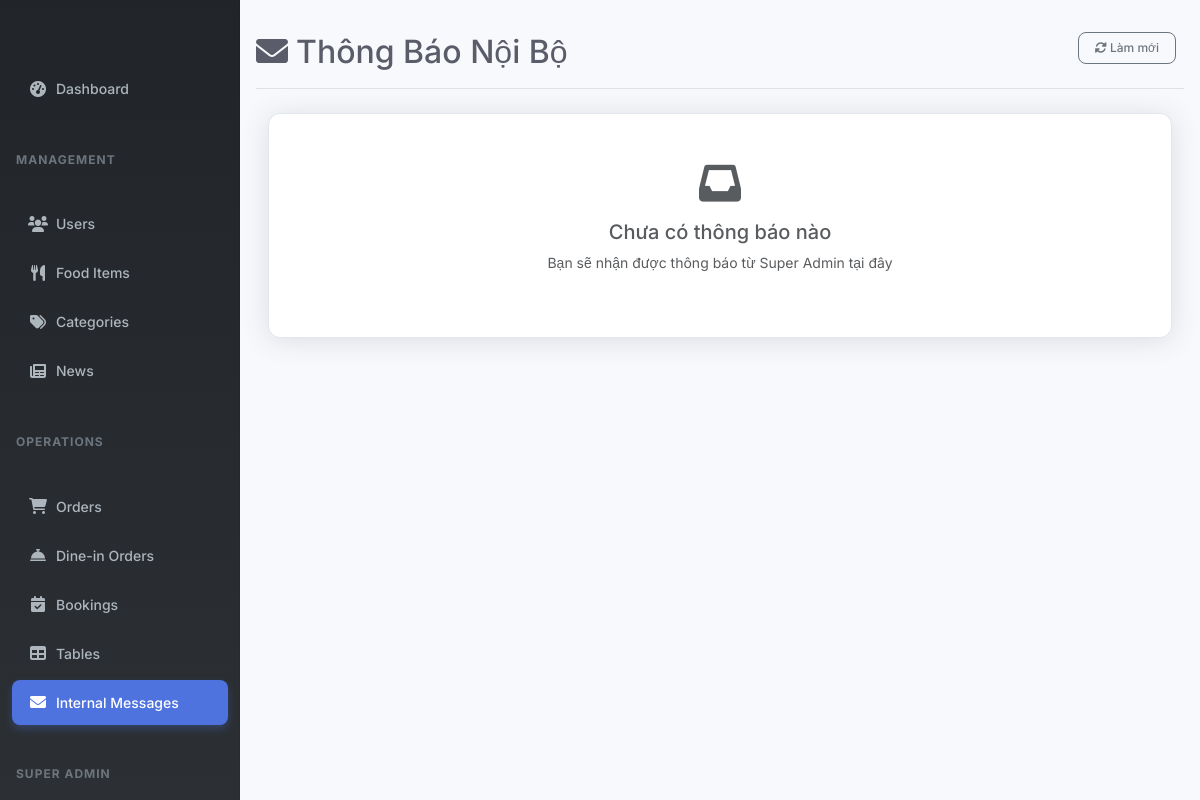
Page /admin/internal-messages (signed in) on the earlier database version.
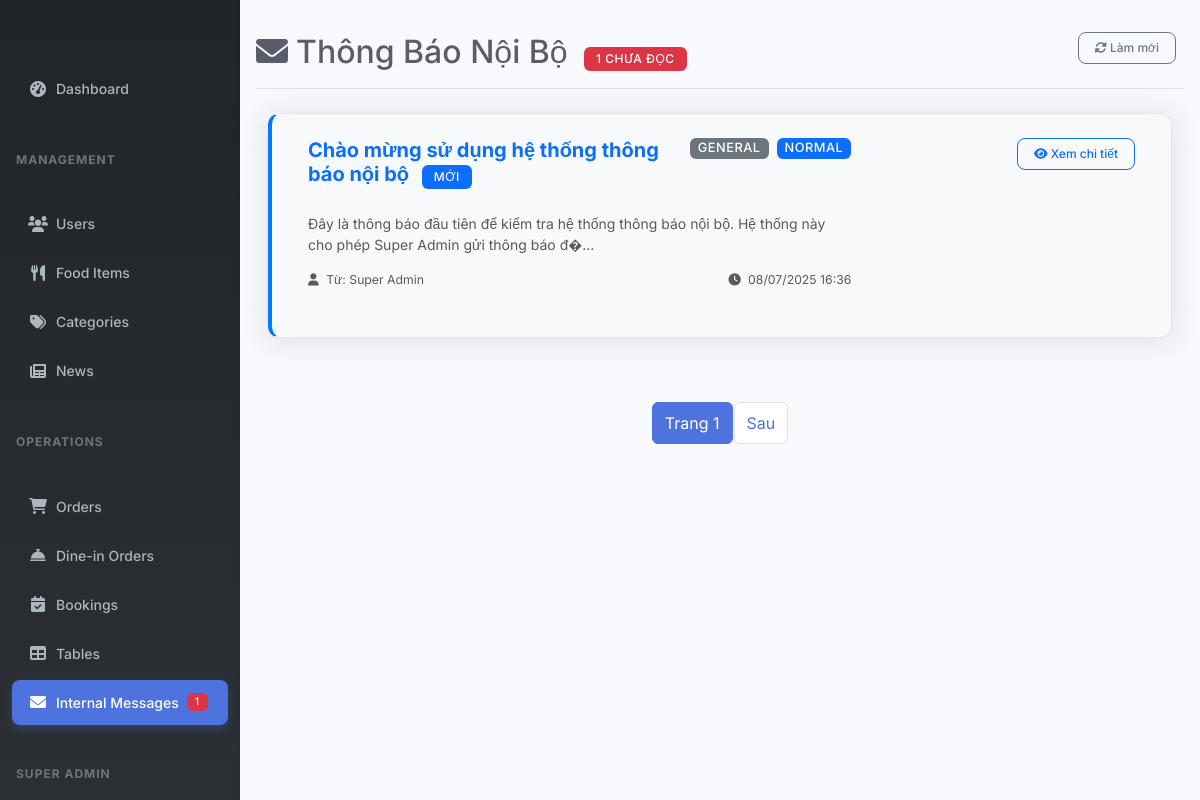
Same page on the later database version.
### tables this page shows
CREATE TABLE IF NOT EXISTS `internal_messages` (
  `id` int NOT NULL AUTO_INCREMENT,
  `sender_id` int NOT NULL,
  `title` varchar(255) NOT NULL,
  `content` text NOT NULL,
  `attachment_path` varchar(500) DEFAULT NULL,
  `attachment_name` varchar(255) DEFAULT NULL,
  `message_type` enum('system_update','policy_change','maintenance','personal','general') DEFAULT 'general',
  `priority` enum('low','normal','high','urgent') DEFAULT 'normal',
  `is_broadcast` tinyint(1) DEFAULT '0',
  `created_at` timestamp NULL DEFAULT CURRENT_TIMESTAMP,
  `updated_at` timestamp NULL DEFAULT CURRENT_TIMESTAMP ON UPDATE CURRENT_TIMESTAMP,
  PRIMARY KEY (`id`),
  KEY `fk_internal_messages_sender` (`sender_id`),
  KEY `idx_message_type` (`message_type`),
  KEY `idx_priority` (`priority`),
  KEY `idx_created_at` (`created_at`)
);

### controllers/InternalMessageController.php (called while the page is built, shortened)
<?php
require_once 'models/InternalMessage.php';
class InternalMessageController extends BaseController {
    private $internalMessageModel;
    public function __construct() {
        $this->internalMessageModel = new InternalMessage();
    }
    public function internalMessages() {
        $page = isset($_GET['page']) ? (int)$_GET['page'] : 1;
        $limit = isset($_GET['limit']) ? min((int)$_GET['limit'], 50) : 10;
        $offset = ($page - 1) * $limit;
        $unreadCount = $this->internalMessageModel->getUnreadCount($_SESSION['user_id']);
        $messages = $this->internalMessageModel->getReceivedMessagesOptimized($_SESSION['user_id'], $limit, $offset);
        $this->loadAdminView('internal_messages/received', [
            'messages' => $messages,
            'unreadCount' => $unreadCount,
            'page' => $page,
            'limit' => $limit,
            'page_title' => 'Thông Báo Nội Bộ'
        ]);
    }
}
?>

### database/install.php (called while the page is built, shortened)
<?php
class Database {
    private static $instance = null;
    private $connection;
    public static function getInstance() {
        if (self::$instance === null) {
            self::$instance = new self();
        }
        return self::$instance;
    }
    private function connect() {
        try {
            $dsn = "mysql:host=" . DB_HOST . ";dbname=" . DB_NAME . ";charset=" . DB_CHARSET;
            $options = [
                PDO::ATTR_ERRMODE => PDO::ERRMODE_EXCEPTION,
                PDO::ATTR_DEFAULT_FETCH_MODE => PDO::FETCH_ASSOC,
                PDO::ATTR_EMULATE_PREPARES => false
            ];
            $this->connection = new PDO($dsn, DB_USER, DB_PASS, $options);
        } catch (PDOException $e) {
            die("Database connection failed: " . $e->getMessage());
        }
    }
    public function getConnection() {
        return $this->connection;
    }
}
?>

### models/BaseModel.php (called while the page is built, shortened)
<?php
class BaseModel {
    protected $table;    public function __construct() {
        $database = Database::getInstance();
        $this->db = $database->getConnection();
    }
}
?>

### models/InternalMessage.php (called while the page is built, shortened)
<?php
class InternalMessage extends BaseModel {
    protected $table = 'internal_messages';
    public function getReceivedMessagesOptimized($recipientId, $limit = 10, $offset = 0) {
        $sql = "SELECT im.id, im.title, LEFT(im.content, 150) as content, im.message_type, im.priority,
                       im.attachment_path, im.attachment_name, im.created_at,
                       imr.is_read, imr.read_at,
                       CONCAT(u.first_name, ' ', u.last_name) as sender_name
                FROM {$this->table} im
                INNER JOIN internal_message_recipients imr ON im.id = imr.message_id
                INNER JOIN users u ON im.sender_id = u.id
                WHERE imr.recipient_id = :recipient_id
                ORDER BY im.created_at DESC
                LIMIT :limit OFFSET :offset";
        $stmt = $this->db->prepare($sql);
        $stmt->bindValue(':recipient_id', $recipientId, PDO::PARAM_INT);
        $stmt->bindValue(':limit', $limit, PDO::PARAM_INT);
        $stmt->bindValue(':offset', $offset, PDO::PARAM_INT);
        $stmt->execute();
        return $stmt->fetchAll();
    }
    public function getUnreadCount($recipientId) {
        $sql = "SELECT COUNT(*)
                FROM internal_message_recipients imr
                WHERE imr.recipient_id = :recipient_id AND imr.is_read = 0";
        $stmt = $this->db->prepare($sql);
        $stmt->bindValue(':recipient_id', $recipientId, PDO::PARAM_INT);
        $stmt->execute();
        return $stmt->fetchColumn();
    }
}
?>

### views/admin/internal_messages/received.php (the view, shortened to what the changed rows need)
<div class="d-flex justify-content-between flex-wrap flex-md-nowrap align-items-center pt-3 pb-2 mb-3 border-bottom">
    <h1 class="h2">
        <i class="fas fa-envelope me-2"></i>Thông Báo Nội Bộ
        <?php if ($unreadCount > 0): ?>
            <span class="badge bg-danger ms-2"><?= $unreadCount ?> chưa đọc</span>
        <?php endif; ?>
    </h1>
</div>
<div class="row">
    <?php if (!empty($messages)): ?>
        <?php foreach ($messages as $message): ?>
            <div class="col-12 mb-3">
                <div class="card message-card <?= !$message['is_read'] ? 'unread' : '' ?>">
                    <div class="card-body">
                        <div class="row">
                            <div class="col-md-8">
                                <div class="d-flex justify-content-between align-items-start mb-2">
                                    <h5 class="card-title mb-0">
                                        <a href="<?= SITE_URL ?>/admin/internal-messages/view/<?= $message['id'] ?>"
                                            class="text-decoration-none <?= !$message['is_read'] ? 'fw-bold' : '' ?>">
                                            <?= htmlspecialchars($message['title']) ?>
                                            <?php if (!$message['is_read']): ?>
                                                <span class="badge bg-primary ms-2">Mới</span>
                                            <?php endif; ?>
                                        </a>
                                    </h5>
                                    <div class="d-flex gap-2">
                                        <?php
                                        $typeColors = [
                                            'general' => 'secondary',
                                            'system_update' => 'info',
                                            'policy_change' => 'warning',
                                            'maintenance' => 'danger',
                                            'personal' => 'success'
                                        ];
                                        $typeColor = $typeColors[$message['message_type']] ?? 'secondary';
                                        ?>
                                        <span class="badge bg-<?= $typeColor ?> message-type-badge">
                                            <?= ucfirst(str_replace('_', ' ', $message['message_type'])) ?>
                                        </span>
                                        <?php
                                        $priorityColors = [
                                            'low' => 'secondary',
                                            'normal' => 'primary',
                                            'high' => 'warning',
                                            'urgent' => 'danger'
                                        ];
                                        $priorityColor = $priorityColors[$message['priority']] ?? 'primary';
                                        ?>
                                        <span class="badge bg-<?= $priorityColor ?> priority-badge">
                                            <?= ucfirst($message['priority']) ?>
                                        </span>
                                    </div>
                                </div>
                                <p class="card-text text-muted">
                                    <?= htmlspecialchars(substr($message['content'], 0, 150)) ?>...
                                </p>
                                <div class="d-flex justify-content-between align-items-center">
                                    <small class="text-muted">
                                        <i class="fas fa-user me-1"></i>
                                        Từ: <?= htmlspecialchars($message['sender_name']) ?>
                                    </small>
                                    <small class="text-muted">
                                        <i class="fas fa-clock me-1"></i>
                                        <?= date('d/m/Y H:i', strtotime($message['created_at'])) ?>
                                    </small>
                                </div>
                            </div>
                            <div class="col-md-4 text-end">
                                <div class="btn-group-vertical">
                                    <a href="<?= SITE_URL ?>/admin/internal-messages/view/<?= $message['id'] ?>"
                                        class="btn btn-sm btn-outline-primary">
                                        <i class="fas fa-eye"></i> Xem chi tiết
                                    </a>
                                </div>
                            </div>
                        </div>
                    </div>
                </div>
            </div>
        <?php endforeach; ?>
    <?php else: ?>
        <div class="col-12">
            <div class="card">
                <div class="card-body text-center py-5">
                    <i class="fas fa-inbox fa-3x text-muted mb-3"></i>
                    <h5 class="text-muted">Chưa có thông báo nào</h5>
                    <p class="text-muted">Bạn sẽ nhận được thông báo từ Super Admin tại đây</p>
                </div>
            </div>
        </div>
    <?php endif; ?>
</div>
<?php if (isset($page) && isset($limit) && !empty($messages)): ?>
    <nav aria-label="Page navigation" class="mt-4">
        <ul class="pagination justify-content-center">
            <li class="page-item active">
                <span class="page-link">Trang <?= $page ?></span>
            </li>
            <li class="page-item">
                <a class="page-link" href="?page=<?= $page + 1 ?>">Sau</a>
            </li>
        </ul>
    </nav>
<?php endif; ?>

### views/admin/layouts/sidebar.php (shortened to what the changed rows need)
<nav id="sidebarMenu" class="col-md-3 col-lg-2 d-md-block sidebar collapse">
    <div class="position-sticky pt-3 sidebar-sticky">
        <?php $requestUri = $_SERVER['REQUEST_URI'] ?? ''; ?>
        <ul class="nav flex-column mb-2">
            <li class="nav-item">
                <a class="nav-link <?= strpos($requestUri, '/admin/internal-messages') !== false ? 'active' : '' ?>" href="<?= SITE_URL ?>/admin/internal-messages">
                    <i class="fas fa-envelope me-2"></i> Internal Messages
                    <?php
                    if (isset($_SESSION['user']['id'])) {
                        require_once __DIR__ . '/../../../models/InternalMessage.php';
                        $internalMessageModel = new InternalMessage();
                        $unreadCount = $internalMessageModel->getUnreadCount($_SESSION['user']['id']);
                        if ($unreadCount > 0):
                    ?>
                        <span class="badge bg-danger ms-2"><?= $unreadCount ?></span>
                    <?php
                        endif;
                    }
                    ?>
                </a>
            </li>
        </ul> <?php if (isset($_SESSION['user']['role']) && $_SESSION['user']['role'] === 'super_admin'): ?>
            <h6 class="sidebar-heading d-flex justify-content-between align-items-center px-3 mt-4 mb-1 text-uppercase">
                <span>Super Admin</span>
            </h6>
            <ul class="nav flex-column mb-2">
                <li class="nav-item">
                    <a class="nav-link <?= strpos($requestUri, '/admin/reports') !== false ? 'active' : '' ?>" href="<?= SITE_URL ?>/admin/reports">
                        <i class="fas fa-chart-bar me-2"></i> Reports
                    </a>
                </li>
                <li class="nav-item">
                    <a class="nav-link <?= strpos($requestUri, '/admin/settings') !== false ? 'active' : '' ?>" href="<?= SITE_URL ?>/admin/settings">
                        <i class="fas fa-cog me-2"></i> Settings
                    </a>
                </li>
                <li class="nav-item">
                    <a class="nav-link <?= strpos($requestUri, '/admin/backup') !== false ? 'active' : '' ?>" href="<?= SITE_URL ?>/admin/backup">
                        <i class="fas fa-database me-2"></i> Backup
                    </a>
                </li>
            </ul>
        <?php endif; ?>
    </div>
</nav>

Differences in the rows shown:
added internal_messages: title "Chào mừng sử dụng hệ thống thông báo nội bộ", message_type "GENERAL", priority "NORMAL", content "Đây là thông báo đầu tiên để kiểm tra hệ thống thông báo nội bộ. Hệ thống này cho phép Super Admin gửi thông báo đ�", sender_name "Super Admin", created_at "08/07/2025 16:36"
Other differences:
$unreadCount: (not shown) → "1"
$page: (not shown) → "1"
text no longer shown: "Chưa có thông báo nào Bạn sẽ nhận được thông báo từ Super Admin tại đây"
text now shown: "CHƯA ĐỌC Trang Sau"
